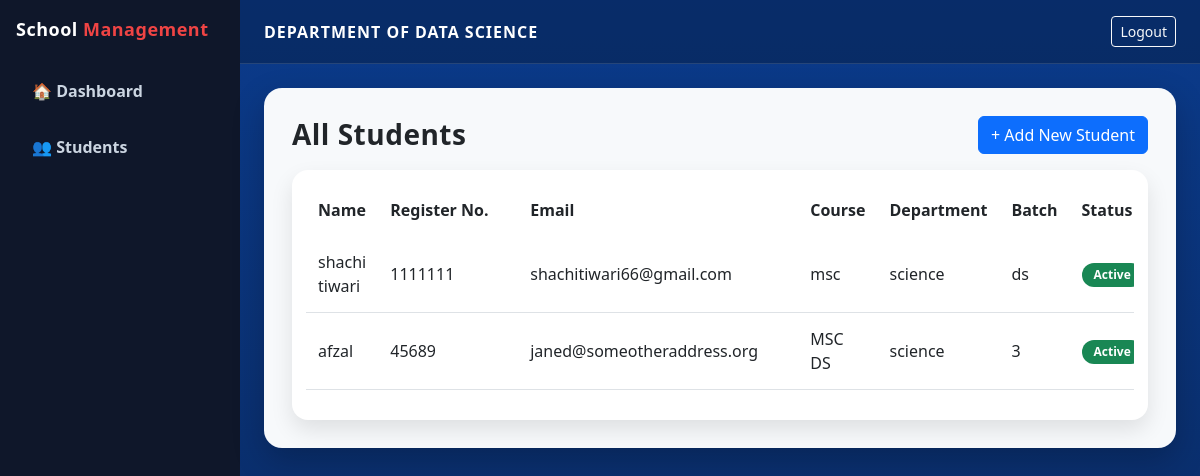
The app's page /students/ (signed in) with its own data.
### myapp2/models.py (models this page shows, shortened)
class Student(models.Model):
    name = models.CharField(max_length=100)
    email = models.EmailField()
    register_number = models.CharField(max_length=20, unique=True)
    course = models.CharField(max_length=100)
    batch = models.CharField(max_length=20)
    department = models.CharField(max_length=100)
    status = models.CharField(max_length=20, default='Active')
    created_at = models.DateTimeField(auto_now_add=True)  # add this

### myapp2/views.py (the view)
# urls.py: path("students/", views.students_page, name="students_page"),
@login_required
def students_page(request):
    students = Student.objects.all()
    return render(request, "myapp2/students_list.html", {"students": students})

### templates/myapp2/students_list.html (shortened to what this page needs)
{% extends "myapp2/base_auth.html" %}
{% block content %}
<div class="d-flex justify-content-between align-items-center mb-3">
  <h3 class="page-title m-0">All Students</h3>
  <a href="{% url 'add_student' %}" class="btn btn-primary">+ Add New Student</a>
</div>
<div class="table-wrap">
  <div class="table-responsive">
    <table class="table align-middle">
      <thead>
        <tr>
          <th>Name</th>
          <th>Register No.</th>
          <th>Email</th>
          <th>Course</th>
          <th>Department</th>
          <th>Batch</th>
          <th>Status</th>
        </tr>
      </thead>
      <tbody>
        {% for student in students %}
        <tr>
          <td>{{ student.name }}</td>
          <td>{{ student.register_number }}</td>
          <td>{{ student.email }}</td>
          <td>{{ student.course }}</td>
          <td>{{ student.department }}</td>
          <td>{{ student.batch }}</td>
          <td>
            <span class="badge {% if student.status == 'Active' %}bg-success{% else %}bg-warning{% endif %}">
              {{ student.status }}
            </span>
          </td>
        </tr>
        {% endfor %}
      </tbody>
    </table>
  </div>
</div>
{% endblock %}

### myapp2/static/myapp2/dashboard.css (style rules this page uses)
html, body { height: 100%; }
body { margin: 0; overflow-x: hidden; font-family: "Segoe UI", sans-serif; }
.page-title { font-weight: 900; letter-spacing: 0.5px; }
.table-wrap { background: #fff; border-radius: 16px; padding: 14px; box-shadow: 0 10px 22px rgba(0, 0, 0, 0.10); }
.table-responsive { overflow-x: auto; }
.table thead th { border: none !important; padding: 14px 12px; font-weight: 700; white-space: nowrap; vertical-align: middle; }
.table tbody td { padding: 14px 12px; vertical-align: middle; }
.table th:nth-child(2), .table td:nth-child(2) { min-width: 140px; white-space: nowrap; }
.table th:nth-child(3), .table td:nth-child(3) { min-width: 280px; }
.table tbody tr { background: #f8fafc; }
.table tbody tr + tr { border-top: 1px solid #e5e7eb; }
.badge { font-weight: 600; padding: 6px 12px; border-radius: 20px; }

### records on screen
Student: name "shachi tiwari", register_number "1111111", email "shachitiwari66@gmail.com", course "msc", department "science", batch "ds", status "Active"
Student: name "afzal", register_number "45689", email "janed@someotheraddress.org", course "MSC DS", department "science", batch "3", status "Active"
